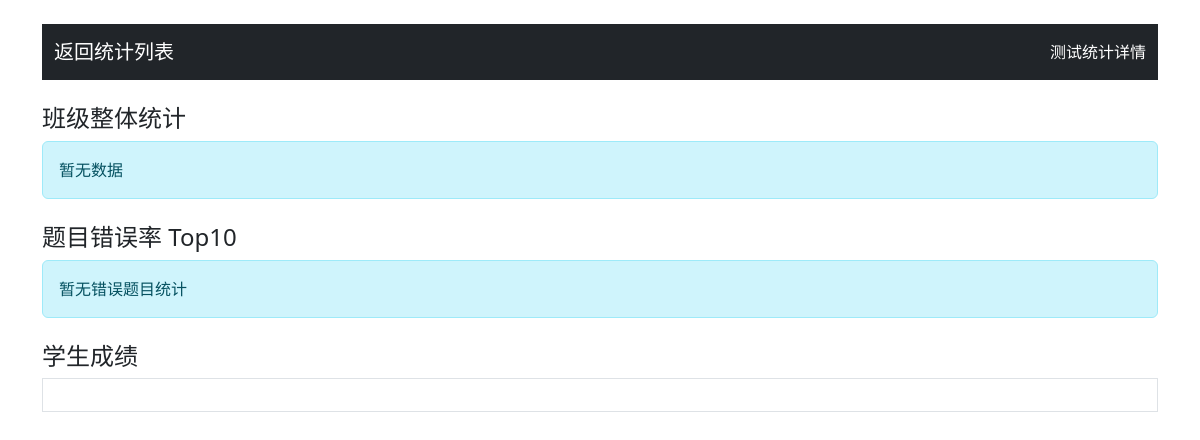
The app's page /test_statistics/49 (signed in), older data.
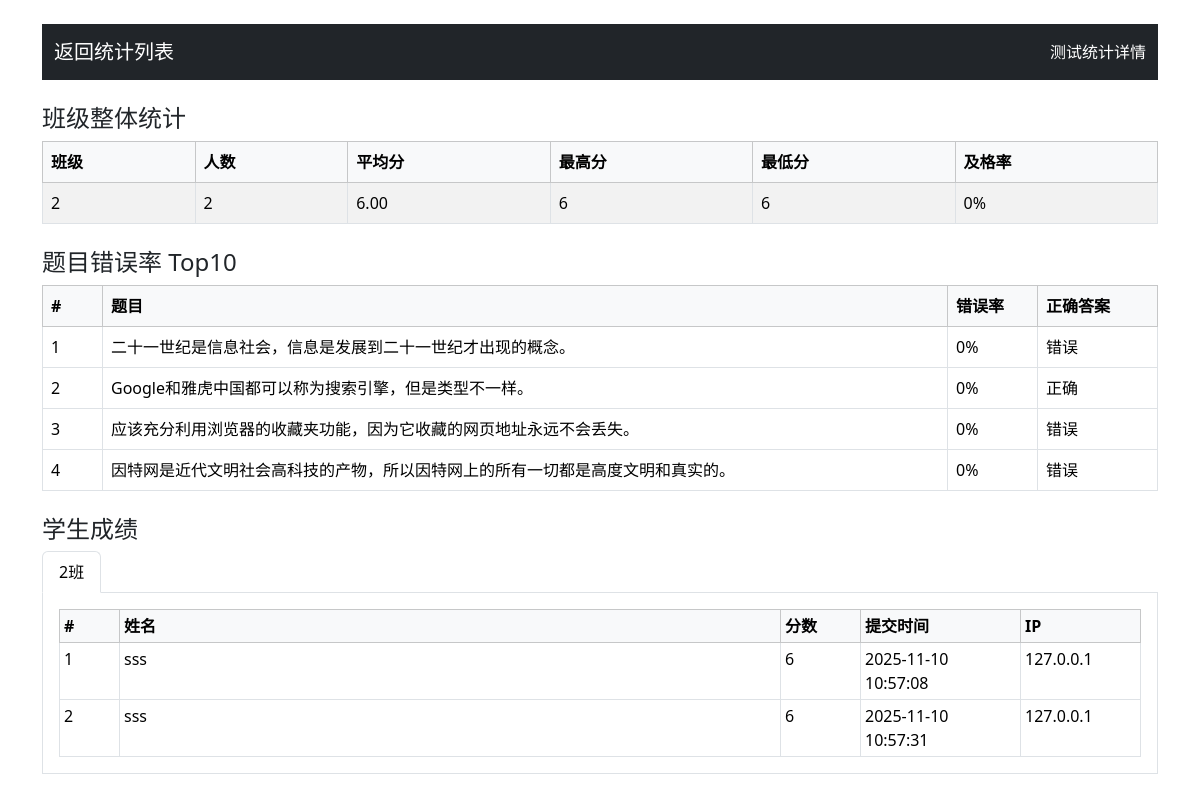
The same page, newer data.
### app.py (models this page shows)
class Question(db.Model):
    id = db.Column(db.Integer, primary_key=True)
    question_type = db.Column(db.String(20), nullable=False)
    content = db.Column(db.Text, nullable=False)
    image_path = db.Column(db.String(200))  # 题目配图
    option_a = db.Column(db.String(200))
    option_b = db.Column(db.String(200))
    option_c = db.Column(db.String(200))
    option_d = db.Column(db.String(200))
    option_e = db.Column(db.String(200))
    correct_answer = db.Column(db.String(200), nullable=False)
    score = db.Column(db.Integer, nullable=False)
    explanation = db.Column(db.Text)
    created_at = db.Column(db.DateTime, default=datetime.utcnow)
    bank_id = db.Column(db.Integer, db.ForeignKey('question_bank.id'), nullable=False)

class TestResult(db.Model):
    id = db.Column(db.Integer, primary_key=True)
    student_id = db.Column(db.Integer, db.ForeignKey('user.id'))
    student_name = db.Column(db.String(100), nullable=False)
    class_number = db.Column(db.String(50), nullable=False)
    test_id = db.Column(db.Integer, db.ForeignKey('test.id'), nullable=False)
    score = db.Column(db.Integer, nullable=False)
    created_at = db.Column(db.DateTime, default=datetime.utcnow)
    answers = db.Column(db.Text)
    ip_address = db.Column(db.String(15), nullable=True) # Added ip_address column
    test = db.relationship('Test', backref=db.backref('results', lazy=True))

### app.py (the view, shortened to what this page needs)
@app.route('/test_statistics/<int:test_id>')
def get_test_statistics(test_id):
    if 'role' not in session or session['role'] != 'teacher':
        return redirect(url_for('teacher_login'))
    results = TestResult.query.filter_by(test_id=test_id).order_by(TestResult.class_number, TestResult.student_name, TestResult.created_at).all()
    class_stats = {}
    class_students = {}
    for result in results:
        if result.class_number not in class_stats:
            class_stats[result.class_number] = {
                'student_count': 0,
                'total_score': 0,
                'scores': [],
                'pass_count': 0
            }
        stats = class_stats[result.class_number]
        stats['student_count'] += 1
        stats['total_score'] += result.score
        stats['scores'].append(result.score)
        if result.score >= 60:
            stats['pass_count'] += 1
        if result.class_number not in class_students:
            class_students[result.class_number] = []
        class_students[result.class_number].append({
            'name': result.student_name,
            'score': result.score,
            'submit_time': to_bj(result.created_at).strftime('%Y-%m-%d %H:%M:%S'),
            'ip': result.ip_address
        })
    statistics = []
    for class_number, stats in class_stats.items():
        if stats['student_count'] > 0:
            statistics.append({
                'class_number': class_number,
                'student_count': stats['student_count'],
                'average_score': stats['total_score'] / stats['student_count'],
                'max_score': max(stats['scores']),
                'min_score': min(stats['scores']),
                'pass_rate': stats['pass_count'] / stats['student_count']
            })
    statistics.sort(key=lambda x: x['class_number'])
    class_students = dict(sorted(class_students.items(), key=lambda x: x[0]))
    question_stats = defaultdict(lambda: {'total': 0, 'wrong': 0, 'content': '', 'question_type': '', 'correct_answer': ''})
    for result in results:
        answers = json.loads(result.answers)
        for qid_str, stu_ans in answers.items():
            qid = int(qid_str)
            question = Question.query.get(qid)
            if not question:
                continue
            question_stats[qid]['total'] += 1
            question_stats[qid]['content'] = question.content
            question_stats[qid]['question_type'] = question.question_type
            question_stats[qid]['correct_answer'] = question.correct_answer
            is_wrong = False
            if question.question_type == 'single_choice':
                is_wrong = stu_ans != question.correct_answer
            elif question.question_type == 'multiple_choice':
                def normalize(ans):
                    return ''.join(sorted([c for c in ans.replace(',', '').replace(' ', '').upper() if c in 'ABCDE']))
                is_wrong = normalize(stu_ans) != normalize(question.correct_answer)
            elif question.question_type == 'true_false':
                is_wrong = stu_ans != question.correct_answer
            elif question.question_type == 'fill_blank':
                def norm_fill(s):
                    parts = [p.strip().lower() for p in s.replace('、', ',').split(',') if p.strip()]
                    return ','.join(parts)
                is_wrong = norm_fill(stu_ans) != norm_fill(question.correct_answer)
            if is_wrong:
                question_stats[qid]['wrong'] += 1
    error_questions = []
    for qid, stat in question_stats.items():
        if stat['total'] > 0:
            error_rate = stat['wrong'] / stat['total']
            question = Question.query.get(qid) # 重新获取question对象以访问选项
            if question:
                q_data = {
                    'id': qid,
                    'content': stat['content'],
                    'question_type': stat['question_type'],
                    'correct_answer': stat['correct_answer'],
                    'error_rate': error_rate,
                    'wrong_count': stat['wrong'],
                    'total_count': stat['total']
                }
                error_questions.append(q_data)
    error_questions.sort(key=lambda x: x['error_rate'], reverse=True)
    top_error_questions = error_questions[:10]
    return render_template('test_statistics_detail.html', statistics=statistics, class_students=class_students, top_error_questions=top_error_questions)

### app.py (called while the page is built)
def to_bj(dt: datetime):
    return (dt + BJ_OFFSET) if dt else dt

### templates/test_statistics_detail.html (shortened to what this page needs)
<!DOCTYPE html>
<html lang="zh">
<head>
    <link href="{{ url_for('static', filename='bootstrap/css/bootstrap.min.css') }}" rel="stylesheet">
</head>
<body class="container mt-4">
    <nav class="navbar navbar-dark bg-dark mb-4">
        <div class="container-fluid">
            <a href="{{ url_for('test_statistics') }}" class="navbar-brand"> 返回统计列表</a>
            <span class="navbar-text text-white">测试统计详情</span>
        </div>
    </nav>
    <h4>班级整体统计</h4>
    {% if statistics %}
    <table class="table table-striped table-bordered">
        <thead class="table-light">
            <tr>
                <th>班级</th>
                <th>人数</th>
                <th>平均分</th>
                <th>最高分</th>
                <th>最低分</th>
                <th>及格率</th>
            </tr>
        </thead>
        <tbody>
            {% for stat in statistics %}
            <tr>
                <td>{{ stat.class_number }}</td>
                <td>{{ stat.student_count }}</td>
                <td>{{ '%.2f' % stat.average_score }}</td>
                <td>{{ stat.max_score }}</td>
                <td>{{ stat.min_score }}</td>
                <td>{{ '%.0f%%' % (stat.pass_rate*100) }}</td>
            </tr>
            {% endfor %}
        </tbody>
    </table>
    {% else %}
    <div class="alert alert-info">暂无数据</div>
    {% endif %}
    <h4 class="mt-4">题目错误率 Top10</h4>
    {% if top_error_questions %}
    <table class="table table-bordered">
        <thead class="table-light">
            <tr>
                <th style="width:60px">#</th>
                <th>题目</th>
                <th style="width:90px">错误率</th>
                <th style="width:120px">正确答案</th>
            </tr>
        </thead>
        <tbody>
            {% for q in top_error_questions %}
            <tr>
                <td>{{ loop.index }}</td>
                <td>{{ q.content|truncate(100) }}</td>
                <td>{{ '%.0f%%' % (q.error_rate*100) }}</td>
                <td>{{ q.correct_answer }}</td>
            </tr>
            {% endfor %}
        </tbody>
    </table>
    {% else %}
    <div class="alert alert-info">暂无错误题目统计</div>
    {% endif %}
    <h4 class="mt-4">学生成绩</h4>
    <ul class="nav nav-tabs" id="classTab" role="tablist">
        {% for class_number in class_students.keys() %}
        <li class="nav-item" role="presentation">
            <button class="nav-link {% if loop.first %}active{% endif %}" id="tab-{{ class_number }}" data-bs-toggle="tab" data-bs-target="#pane-{{ class_number }}" type="button" role="tab">{{ class_number }}班</button>
        </li>
        {% endfor %}
    </ul>
    <div class="tab-content border border-top-0 p-3" id="classTabContent">
        {% for class_number, students in class_students.items() %}
        <div class="tab-pane fade {% if loop.first %}show active{% endif %}" id="pane-{{ class_number }}" role="tabpanel">
            <table class="table table-sm table-bordered mb-0">
                <thead class="table-light">
                    <tr>
                        <th style="width:60px">#</th>
                        <th>姓名</th>
                        <th style="width:80px">分数</th>
                        <th style="width:160px">提交时间</th>
                        <th style="width:120px">IP</th>
                    </tr>
                </thead>
                <tbody>
                    {% for stu in students %}
                    <tr>
                        <td>{{ loop.index }}</td>
                        <td>{{ stu.name }}</td>
                        <td>{{ stu.score }}</td>
                        <td>{{ stu.submit_time }}</td>
                        <td>{{ stu.ip }}</td>
                    </tr>
                    {% endfor %}
                </tbody>
            </table>
        </div>
        {% endfor %}
    </div>
</body>
</html>

Row changes from the older to the newer data that the page shows:
now on this page (row unchanged): Question: content "二十一世纪是信息社会，信息是发展到二十一世纪才出现的概念。", error_rate "0%", correct_answer "错误"
now on this page (row unchanged): Question: content "Google和雅虎中国都可以称为搜索引擎，但是类型不一样。", error_rate "0%", correct_answer "正确"
now on this page (row unchanged): Question: content "应该充分利用浏览器的收藏夹功能，因为它收藏的网页地址永远不会丢失。", error_rate "0%", correct_answer "错误"
now on this page (row unchanged): Question: content "因特网是近代文明社会高科技的产物，所以因特网上的所有一切都是高度文明和真实的。", error_rate "0%", correct_answer "错误"
added TestResult: name "sss", score "6", submit_time "2025-11-10 10:57:08", ip "127.0.0.1"
added TestResult: name "sss", score "6", submit_time "2025-11-10 10:57:31", ip "127.0.0.1"
Text that changed along with them:
text no longer shown: "暂无数据 暂无错误题目统计"
text now shown: "班级 人数 平均分 最高分 最低分 及格率 # 题目 错误率 正确答案"
new list line: "2 2 6.00 6 6 0%"
new list line: "2 班"
new list line: "# 姓名 分数 提交时间 IP"
